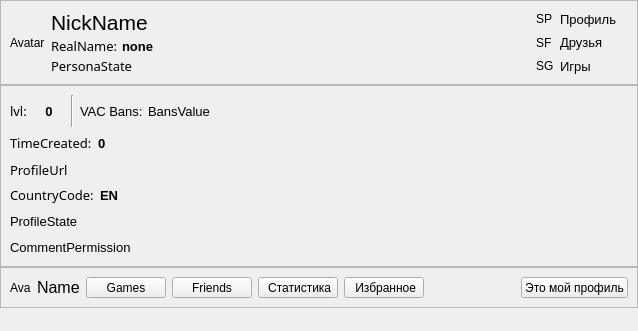
<?xml version="1.0" encoding="UTF-8"?>
<ui version="4.0">
 <class>FormProfile</class>
 <widget class="QWidget" name="FormProfile">
  <property name="geometry">
   <rect>
    <x>0</x>
    <y>0</y>
    <width>638</width>
    <height>331</height>
   </rect>
  </property>
  <property name="windowTitle">
   <string>Form</string>
  </property>
  <layout class="QVBoxLayout" name="verticalLayout_3">
   <property name="spacing">
    <number>0</number>
   </property>
   <property name="leftMargin">
    <number>0</number>
   </property>
   <property name="topMargin">
    <number>0</number>
   </property>
   <property name="rightMargin">
    <number>0</number>
   </property>
   <property name="bottomMargin">
    <number>0</number>
   </property>
   <item>
    <widget class="QFrame" name="FrameProfileBaseInfo">
     <property name="frameShape">
      <enum>QFrame::StyledPanel</enum>
     </property>
     <property name="frameShadow">
      <enum>QFrame::Raised</enum>
     </property>
     <layout class="QHBoxLayout" name="horizontalLayout_15">
      <property name="rightMargin">
       <number>20</number>
      </property>
      <item>
       <widget class="QLabel" name="LabelAvatar">
        <property name="text">
         <string notr="true">Avatar</string>
        </property>
       </widget>
      </item>
      <item>
       <layout class="QVBoxLayout" name="verticalLayout_2">
        <property name="spacing">
         <number>1</number>
        </property>
        <item>
         <layout class="QHBoxLayout" name="horizontalLayout_7">
          <item>
           <widget class="LabelLight" name="LabelName">
            <property name="font">
             <font>
              <family>MS Shell Dlg 2</family>
              <pointsize>16</pointsize>
             </font>
            </property>
            <property name="text">
             <string notr="true">NickName</string>
            </property>
           </widget>
          </item>
          <item>
           <spacer name="horizontalSpacer">
            <property name="orientation">
             <enum>Qt::Horizontal</enum>
            </property>
            <property name="sizeHint" stdset="0">
             <size>
              <width>40</width>
              <height>20</height>
             </size>
            </property>
           </spacer>
          </item>
         </layout>
        </item>
        <item>
         <layout class="QHBoxLayout" name="horizontalLayout_9">
          <item>
           <widget class="QLabel" name="LabelRealName">
            <property name="sizePolicy">
             <sizepolicy hsizetype="Preferred" vsizetype="Minimum">
              <horstretch>0</horstretch>
              <verstretch>0</verstretch>
             </sizepolicy>
            </property>
            <property name="font">
             <font>
              <family>Ebrima</family>
              <pointsize>10</pointsize>
             </font>
            </property>
            <property name="text">
             <string>RealName: </string>
            </property>
           </widget>
          </item>
          <item>
           <widget class="QLabel" name="LabelRealNameValue">
            <property name="font">
             <font>
              <pointsize>10</pointsize>
              <weight>75</weight>
              <bold>true</bold>
             </font>
            </property>
            <property name="text">
             <string notr="true">none</string>
            </property>
           </widget>
          </item>
          <item>
           <spacer name="horizontalSpacer_9">
            <property name="orientation">
             <enum>Qt::Horizontal</enum>
            </property>
            <property name="sizeHint" stdset="0">
             <size>
              <width>40</width>
              <height>20</height>
             </size>
            </property>
           </spacer>
          </item>
         </layout>
        </item>
        <item>
         <layout class="QHBoxLayout" name="horizontalLayout_6">
          <item>
           <widget class="QLabel" name="LabelPersonaState">
            <property name="sizePolicy">
             <sizepolicy hsizetype="Expanding" vsizetype="Preferred">
              <horstretch>0</horstretch>
              <verstretch>0</verstretch>
             </sizepolicy>
            </property>
            <property name="font">
             <font>
              <family>Ebrima</family>
              <pointsize>10</pointsize>
             </font>
            </property>
            <property name="text">
             <string notr="true">PersonaState</string>
            </property>
            <property name="alignment">
             <set>Qt::AlignLeading|Qt::AlignLeft|Qt::AlignTop</set>
            </property>
            <property name="wordWrap">
             <bool>true</bool>
            </property>
           </widget>
          </item>
         </layout>
        </item>
       </layout>
      </item>
      <item>
       <layout class="QHBoxLayout" name="horizontalLayout_2">
        <item>
         <layout class="QVBoxLayout" name="verticalLayout_7">
          <item>
           <widget class="QLabel" name="LabelProfileStatus">
            <property name="text">
             <string notr="true">SP</string>
            </property>
           </widget>
          </item>
          <item>
           <widget class="QLabel" name="LabelFriendsStatus">
            <property name="text">
             <string notr="true">SF</string>
            </property>
           </widget>
          </item>
          <item>
           <widget class="QLabel" name="LabelGamesStatus">
            <property name="text">
             <string notr="true">SG</string>
            </property>
           </widget>
          </item>
         </layout>
        </item>
        <item>
         <layout class="QVBoxLayout" name="verticalLayout_8">
          <item>
           <widget class="LabelLight" name="LabelProfileVisibility">
            <property name="sizePolicy">
             <sizepolicy hsizetype="Preferred" vsizetype="Minimum">
              <horstretch>0</horstretch>
              <verstretch>0</verstretch>
             </sizepolicy>
            </property>
            <property name="font">
             <font>
              <pointsize>10</pointsize>
             </font>
            </property>
            <property name="text">
             <string>Профиль</string>
            </property>
           </widget>
          </item>
          <item>
           <widget class="LabelLight" name="LabelFriendsVisibility">
            <property name="sizePolicy">
             <sizepolicy hsizetype="Preferred" vsizetype="Minimum">
              <horstretch>0</horstretch>
              <verstretch>0</verstretch>
             </sizepolicy>
            </property>
            <property name="font">
             <font>
              <pointsize>10</pointsize>
             </font>
            </property>
            <property name="text">
             <string>Друзья</string>
            </property>
           </widget>
          </item>
          <item>
           <widget class="LabelLight" name="LabelGamesVisibility">
            <property name="sizePolicy">
             <sizepolicy hsizetype="Preferred" vsizetype="Minimum">
              <horstretch>0</horstretch>
              <verstretch>0</verstretch>
             </sizepolicy>
            </property>
            <property name="font">
             <font>
              <pointsize>10</pointsize>
             </font>
            </property>
            <property name="text">
             <string>Игры</string>
            </property>
           </widget>
          </item>
         </layout>
        </item>
       </layout>
      </item>
     </layout>
    </widget>
   </item>
   <item>
    <widget class="QFrame" name="FrameProfileMaximumInfo">
     <property name="frameShape">
      <enum>QFrame::StyledPanel</enum>
     </property>
     <property name="frameShadow">
      <enum>QFrame::Raised</enum>
     </property>
     <layout class="QHBoxLayout" name="horizontalLayout_14">
      <item>
       <layout class="QVBoxLayout" name="verticalLayout">
        <item>
         <layout class="QHBoxLayout" name="horizontalLayout_13">
          <item>
           <layout class="QHBoxLayout" name="horizontalLayout_3">
            <item>
             <widget class="QLabel" name="Labellvl">
              <property name="sizePolicy">
               <sizepolicy hsizetype="Preferred" vsizetype="Minimum">
                <horstretch>0</horstretch>
                <verstretch>0</verstretch>
               </sizepolicy>
              </property>
              <property name="font">
               <font>
                <family>Ebrima</family>
                <pointsize>10</pointsize>
               </font>
              </property>
              <property name="text">
               <string>lvl:</string>
              </property>
             </widget>
            </item>
            <item>
             <widget class="QLabel" name="LabellvlValue">
              <property name="minimumSize">
               <size>
                <width>32</width>
                <height>32</height>
               </size>
              </property>
              <property name="maximumSize">
               <size>
                <width>32</width>
                <height>32</height>
               </size>
              </property>
              <property name="font">
               <font>
                <pointsize>10</pointsize>
                <weight>75</weight>
                <bold>true</bold>
               </font>
              </property>
              <property name="text">
               <string notr="true">0</string>
              </property>
              <property name="alignment">
               <set>Qt::AlignCenter</set>
              </property>
              <property name="margin">
               <number>5</number>
              </property>
             </widget>
            </item>
           </layout>
          </item>
          <item>
           <widget class="Line" name="line">
            <property name="orientation">
             <enum>Qt::Vertical</enum>
            </property>
           </widget>
          </item>
          <item>
           <layout class="QHBoxLayout" name="horizontalLayout_10">
            <property name="spacing">
             <number>1</number>
            </property>
            <item>
             <widget class="QLabel" name="LabelBans">
              <property name="sizePolicy">
               <sizepolicy hsizetype="Preferred" vsizetype="Minimum">
                <horstretch>0</horstretch>
                <verstretch>0</verstretch>
               </sizepolicy>
              </property>
              <property name="font">
               <font>
                <pointsize>10</pointsize>
               </font>
              </property>
              <property name="text">
               <string>VAC Bans: </string>
              </property>
             </widget>
            </item>
            <item>
             <widget class="LabelLight" name="LabelBansValue">
              <property name="font">
               <font>
                <pointsize>10</pointsize>
               </font>
              </property>
              <property name="text">
               <string notr="true">BansValue</string>
              </property>
             </widget>
            </item>
            <item>
             <spacer name="horizontalSpacer_7">
              <property name="orientation">
               <enum>Qt::Horizontal</enum>
              </property>
              <property name="sizeHint" stdset="0">
               <size>
                <width>40</width>
                <height>20</height>
               </size>
              </property>
             </spacer>
            </item>
           </layout>
          </item>
         </layout>
        </item>
        <item>
         <layout class="QHBoxLayout" name="horizontalLayout_4">
          <item>
           <widget class="QLabel" name="LabelTimeCreated">
            <property name="sizePolicy">
             <sizepolicy hsizetype="Preferred" vsizetype="Minimum">
              <horstretch>0</horstretch>
              <verstretch>0</verstretch>
             </sizepolicy>
            </property>
            <property name="font">
             <font>
              <family>Ebrima</family>
              <pointsize>10</pointsize>
             </font>
            </property>
            <property name="text">
             <string>TimeCreated:</string>
            </property>
           </widget>
          </item>
          <item>
           <widget class="QLabel" name="LabelTimeCreatedValue">
            <property name="font">
             <font>
              <pointsize>10</pointsize>
              <weight>75</weight>
              <bold>true</bold>
             </font>
            </property>
            <property name="text">
             <string notr="true">0</string>
            </property>
           </widget>
          </item>
          <item>
           <spacer name="horizontalSpacer_8">
            <property name="orientation">
             <enum>Qt::Horizontal</enum>
            </property>
            <property name="sizeHint" stdset="0">
             <size>
              <width>40</width>
              <height>20</height>
             </size>
            </property>
           </spacer>
          </item>
         </layout>
        </item>
        <item>
         <layout class="QHBoxLayout" name="horizontalLayout_5">
          <item>
           <widget class="QLabel" name="LabelProfileUrl">
            <property name="maximumSize">
             <size>
              <width>16777215</width>
              <height>16</height>
             </size>
            </property>
            <property name="font">
             <font>
              <family>Ebrima</family>
              <pointsize>10</pointsize>
             </font>
            </property>
            <property name="text">
             <string notr="true">ProfileUrl</string>
            </property>
            <property name="openExternalLinks">
             <bool>true</bool>
            </property>
            <property name="textInteractionFlags">
             <set>Qt::TextBrowserInteraction</set>
            </property>
           </widget>
          </item>
          <item>
           <spacer name="horizontalSpacer_3">
            <property name="orientation">
             <enum>Qt::Horizontal</enum>
            </property>
            <property name="sizeHint" stdset="0">
             <size>
              <width>40</width>
              <height>20</height>
             </size>
            </property>
           </spacer>
          </item>
         </layout>
        </item>
        <item>
         <layout class="QHBoxLayout" name="horizontalLayout_11">
          <item>
           <widget class="QLabel" name="LabelLocCountryCode">
            <property name="sizePolicy">
             <sizepolicy hsizetype="Preferred" vsizetype="Minimum">
              <horstretch>0</horstretch>
              <verstretch>0</verstretch>
             </sizepolicy>
            </property>
            <property name="font">
             <font>
              <family>Ebrima</family>
              <pointsize>10</pointsize>
             </font>
            </property>
            <property name="text">
             <string>CountryCode:</string>
            </property>
           </widget>
          </item>
          <item>
           <widget class="QLabel" name="LabelLocCountryCodeValue">
            <property name="font">
             <font>
              <pointsize>10</pointsize>
              <weight>75</weight>
              <bold>true</bold>
             </font>
            </property>
            <property name="text">
             <string notr="true">EN</string>
            </property>
           </widget>
          </item>
          <item>
           <spacer name="horizontalSpacer_10">
            <property name="orientation">
             <enum>Qt::Horizontal</enum>
            </property>
            <property name="sizeHint" stdset="0">
             <size>
              <width>40</width>
              <height>20</height>
             </size>
            </property>
           </spacer>
          </item>
         </layout>
        </item>
        <item>
         <layout class="QHBoxLayout" name="horizontalLayout_12">
          <item>
           <widget class="LabelLight" name="LabelProfileState">
            <property name="font">
             <font>
              <pointsize>10</pointsize>
             </font>
            </property>
            <property name="text">
             <string notr="true">ProfileState</string>
            </property>
           </widget>
          </item>
          <item>
           <spacer name="horizontalSpacer_11">
            <property name="orientation">
             <enum>Qt::Horizontal</enum>
            </property>
            <property name="sizeHint" stdset="0">
             <size>
              <width>40</width>
              <height>20</height>
             </size>
            </property>
           </spacer>
          </item>
         </layout>
        </item>
        <item>
         <layout class="QHBoxLayout" name="horizontalLayout_8">
          <item>
           <widget class="LabelLight" name="LabelCommentPermission">
            <property name="font">
             <font>
              <pointsize>10</pointsize>
             </font>
            </property>
            <property name="text">
             <string notr="true">CommentPermission</string>
            </property>
           </widget>
          </item>
          <item>
           <spacer name="horizontalSpacer_12">
            <property name="orientation">
             <enum>Qt::Horizontal</enum>
            </property>
            <property name="sizeHint" stdset="0">
             <size>
              <width>40</width>
              <height>20</height>
             </size>
            </property>
           </spacer>
          </item>
         </layout>
        </item>
       </layout>
      </item>
      <item>
       <spacer name="horizontalSpacer_5">
        <property name="orientation">
         <enum>Qt::Horizontal</enum>
        </property>
        <property name="sizeHint" stdset="0">
         <size>
          <width>185</width>
          <height>20</height>
         </size>
        </property>
       </spacer>
      </item>
     </layout>
    </widget>
   </item>
   <item>
    <widget class="QFrame" name="FrameProfileButtons">
     <property name="minimumSize">
      <size>
       <width>0</width>
       <height>41</height>
      </size>
     </property>
     <property name="frameShape">
      <enum>QFrame::StyledPanel</enum>
     </property>
     <property name="frameShadow">
      <enum>QFrame::Raised</enum>
     </property>
     <layout class="QHBoxLayout" name="horizontalLayout_16">
      <item>
       <widget class="QLabel" name="LabelAvatarMinimize">
        <property name="text">
         <string notr="true">Ava</string>
        </property>
       </widget>
      </item>
      <item>
       <widget class="LabelLight" name="LabelNameMinimize">
        <property name="font">
         <font>
          <pointsize>12</pointsize>
          <weight>50</weight>
          <bold>false</bold>
         </font>
        </property>
        <property name="text">
         <string notr="true">Name</string>
        </property>
       </widget>
      </item>
      <item>
       <widget class="QPushButton" name="ButtonGames">
        <property name="enabled">
         <bool>true</bool>
        </property>
        <property name="styleSheet">
         <string notr="true"/>
        </property>
        <property name="text">
         <string notr="true">Games</string>
        </property>
       </widget>
      </item>
      <item>
       <widget class="QPushButton" name="ButtonFriends">
        <property name="text">
         <string notr="true">Friends</string>
        </property>
       </widget>
      </item>
      <item>
       <widget class="QPushButton" name="ButtonStatistics">
        <property name="text">
         <string notr="true"> Статистика</string>
        </property>
       </widget>
      </item>
      <item>
       <widget class="QPushButton" name="ButtonFavorites">
        <property name="text">
         <string notr="true"> Избранное</string>
        </property>
       </widget>
      </item>
      <item>
       <spacer name="horizontalSpacer_4">
        <property name="orientation">
         <enum>Qt::Horizontal</enum>
        </property>
        <property name="sizeHint" stdset="0">
         <size>
          <width>98</width>
          <height>17</height>
         </size>
        </property>
       </spacer>
      </item>
      <item>
       <widget class="QPushButton" name="ButtonSetProfile">
        <property name="text">
         <string>Это мой профиль</string>
        </property>
       </widget>
      </item>
     </layout>
    </widget>
   </item>
   <item>
    <spacer name="verticalSpacer">
     <property name="orientation">
      <enum>Qt::Vertical</enum>
     </property>
     <property name="sizeHint" stdset="0">
      <size>
       <width>20</width>
       <height>40</height>
      </size>
     </property>
    </spacer>
   </item>
  </layout>
 </widget>
 <customwidgets>
  <customwidget>
   <class>LabelLight</class>
   <extends>QLabel</extends>
   <header>subWidgets/labels/labellight.h</header>
  </customwidget>
 </customwidgets>
 <resources/>
 <connections/>
</ui>
